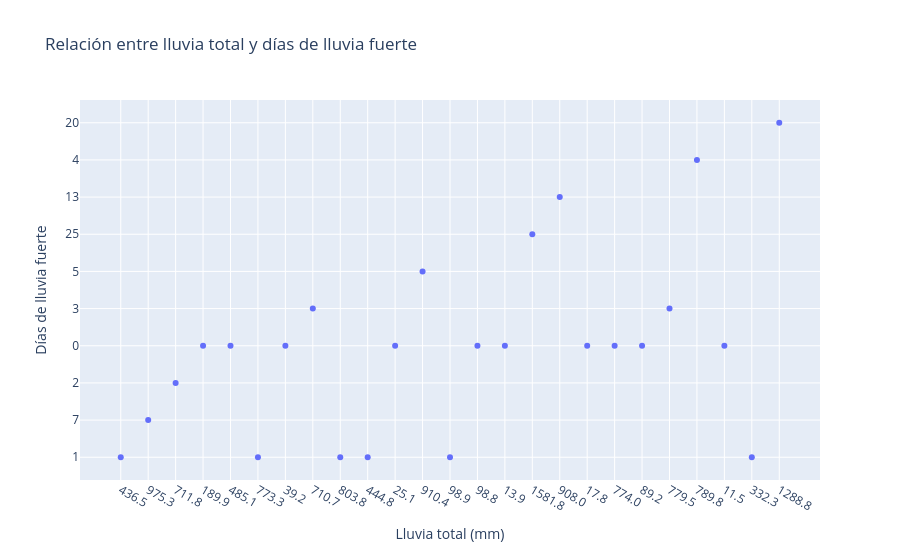

Write notebook code for a chart like this one.
### Markdown cell above
### Paso 4. Crear un gráfico interactivo de dispersión

### Code cell
import plotly.express as px

fig_dispersion = px.scatter(
    df,
    x="lluvia_total_mm",
    y="dias_lluvia_fuerte",
    hover_name="departamento",
    title="Relación entre lluvia total y días de lluvia fuerte",
    labels={
        "lluvia_total_mm": "Lluvia total (mm)",
        "dias_lluvia_fuerte": "Días de lluvia fuerte",
        "departamento": "Departamento"
    }
)

fig_dispersion.show()

### Figure 1 — Plotly figure (JSON) as saved in the notebook; plotly's stock layout.template omitted (floating-point values rounded to 4 significant figures)
{"data": [{"hovertemplate": "<b>%{hovertext}</b><br><br>Lluvia total (mm)=%{x}<br>Días de lluvia fuerte=%{y}<extra></extra>", "hovertext": ["Amazonas", "Áncash", "Apurímac", "Arequipa", "Ayacucho", "Cajamarca", "Callao", "Cusco", "Huancavelica", "Huánuco", "Ica", "Junín", "La Libertad", "Lambayeque", "Lima", "Loreto", "Madre de Dios", "Moquegua", "Pasco", "Piura", "Puno", "San Martín", "Tacna", "Tumbes", "Ucayali"], "legendgroup": "", "marker": {"color": "#636efa", "symbol": "circle"}, "mode": "markers", "name": "", "orientation": "v", "showlegend": false, "type": "scatter", "x": ["436.5", "975.3", "711.8", "189.9", "485.1", "773.3", "39.2", "710.7", "803.8", "444.8", "25.1", "910.4", "98.9", "98.8", "13.9", "1581.8", "908.0", "17.8", "774.0", "89.2", "779.5", "789.8", "11.5", "332.3", "1288.8"], "xaxis": "x", "y": ["1", "7", "2", "0", "0", "1", "0", "3", "1", "1", "0", "5", "1", "0", "0", "25", "13", "0", "0", "0", "3", "4", "0", "1", "20"], "yaxis": "y"}], "layout": {"legend": {"tracegroupgap": 0}, "title": {"text": "Relación entre lluvia total y días de lluvia fuerte"}, "xaxis": {"anchor": "y", "domain": [0, 1], "title": {"text": "Lluvia total (mm)"}}, "yaxis": {"anchor": "x", "domain": [0, 1], "title": {"text": "Días de lluvia fuerte"}}}}
